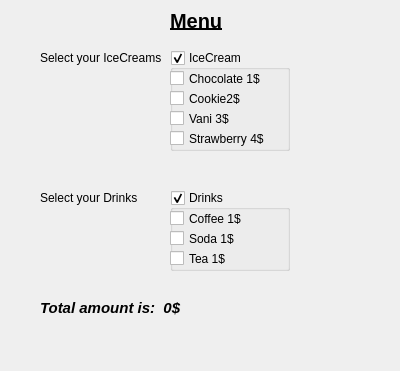
<?xml version="1.0" encoding="UTF-8"?>
<ui version="4.0">
 <class>Dialog</class>
 <widget class="QDialog" name="Dialog">
  <property name="geometry">
   <rect>
    <x>0</x>
    <y>0</y>
    <width>400</width>
    <height>371</height>
   </rect>
  </property>
  <property name="windowTitle">
   <string>Icecream &amp; Drinks</string>
  </property>
  <widget class="QGroupBox" name="groupBoxIceCream">
   <property name="geometry">
    <rect>
     <x>170</x>
     <y>50</y>
     <width>120</width>
     <height>101</height>
    </rect>
   </property>
   <property name="acceptDrops">
    <bool>false</bool>
   </property>
   <property name="title">
    <string>IceCream</string>
   </property>
   <property name="checkable">
    <bool>true</bool>
   </property>
   <widget class="QCheckBox" name="checkBox_1">
    <property name="geometry">
     <rect>
      <x>0</x>
      <y>20</y>
      <width>111</width>
      <height>17</height>
     </rect>
    </property>
    <property name="text">
     <string>Chocolate 1$</string>
    </property>
   </widget>
   <widget class="QCheckBox" name="checkBox_2">
    <property name="geometry">
     <rect>
      <x>0</x>
      <y>40</y>
      <width>111</width>
      <height>17</height>
     </rect>
    </property>
    <property name="text">
     <string>Cookie2$</string>
    </property>
   </widget>
   <widget class="QCheckBox" name="checkBox_3">
    <property name="geometry">
     <rect>
      <x>0</x>
      <y>60</y>
      <width>111</width>
      <height>17</height>
     </rect>
    </property>
    <property name="text">
     <string>Vani 3$</string>
    </property>
   </widget>
   <widget class="QCheckBox" name="checkBox_4">
    <property name="geometry">
     <rect>
      <x>0</x>
      <y>80</y>
      <width>111</width>
      <height>17</height>
     </rect>
    </property>
    <property name="text">
     <string>Strawberry 4$</string>
    </property>
   </widget>
  </widget>
  <widget class="QGroupBox" name="groupBoxDrink">
   <property name="geometry">
    <rect>
     <x>170</x>
     <y>190</y>
     <width>120</width>
     <height>81</height>
    </rect>
   </property>
   <property name="title">
    <string>Drinks</string>
   </property>
   <property name="checkable">
    <bool>true</bool>
   </property>
   <widget class="QCheckBox" name="checkBox_5">
    <property name="geometry">
     <rect>
      <x>0</x>
      <y>20</y>
      <width>111</width>
      <height>17</height>
     </rect>
    </property>
    <property name="text">
     <string>Coffee 1$</string>
    </property>
   </widget>
   <widget class="QCheckBox" name="checkBox_6">
    <property name="geometry">
     <rect>
      <x>0</x>
      <y>40</y>
      <width>111</width>
      <height>17</height>
     </rect>
    </property>
    <property name="text">
     <string>Soda 1$</string>
    </property>
   </widget>
   <widget class="QCheckBox" name="checkBox_7">
    <property name="geometry">
     <rect>
      <x>0</x>
      <y>60</y>
      <width>111</width>
      <height>17</height>
     </rect>
    </property>
    <property name="text">
     <string>Tea 1$</string>
    </property>
   </widget>
  </widget>
  <widget class="QLabel" name="label">
   <property name="geometry">
    <rect>
     <x>170</x>
     <y>10</y>
     <width>61</width>
     <height>21</height>
    </rect>
   </property>
   <property name="font">
    <font>
     <pointsize>15</pointsize>
     <weight>75</weight>
     <bold>true</bold>
     <underline>true</underline>
    </font>
   </property>
   <property name="text">
    <string>Menu</string>
   </property>
  </widget>
  <widget class="QLabel" name="label_2">
   <property name="geometry">
    <rect>
     <x>40</x>
     <y>50</y>
     <width>131</width>
     <height>16</height>
    </rect>
   </property>
   <property name="text">
    <string>Select your IceCreams</string>
   </property>
  </widget>
  <widget class="QLabel" name="label_3">
   <property name="geometry">
    <rect>
     <x>40</x>
     <y>190</y>
     <width>131</width>
     <height>16</height>
    </rect>
   </property>
   <property name="text">
    <string>Select your Drinks</string>
   </property>
  </widget>
  <widget class="QLabel" name="labelTotal">
   <property name="geometry">
    <rect>
     <x>40</x>
     <y>300</y>
     <width>251</width>
     <height>16</height>
    </rect>
   </property>
   <property name="font">
    <font>
     <pointsize>11</pointsize>
     <weight>75</weight>
     <italic>true</italic>
     <bold>true</bold>
    </font>
   </property>
   <property name="text">
    <string>Total amount is:  0$</string>
   </property>
  </widget>
 </widget>
 <resources/>
 <connections/>
</ui>
